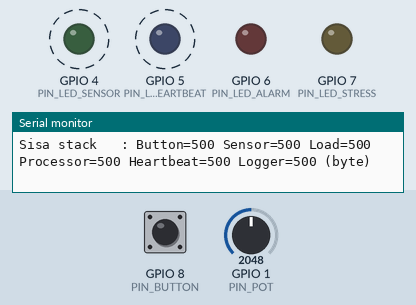
The program below on a simulated ESP32-S2. Shown: output pins drawn as LEDs (lit = HIGH), the last lines printed to the serial monitor. Dashed ring = blinking. The test bench sets the inputs (shaded band); at power-on: GPIO 1 (PIN_POT) = 2048, GPIO 8 (PIN_BUTTON) HIGH (analog values on the 0–4095 scale).

Above: at 1.27 s.
1.3 s: GPIO 1 (PIN_POT) set to 3136
4.3 s: GPIO 1 (PIN_POT) set to 3272
At 4.99 s:
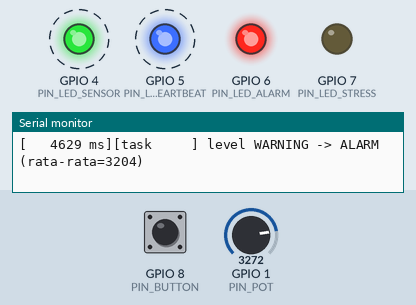
7.3 s: GPIO 8 (PIN_BUTTON) pulled LOW for 0.15 s
At 7.99 s:
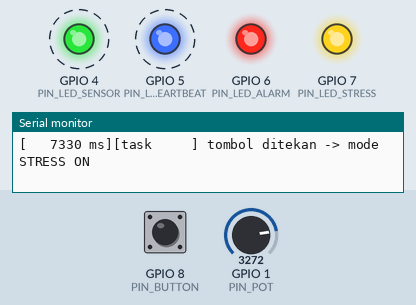
10.3 s: GPIO 1 (PIN_POT) set to 2866
At 10.99 s:
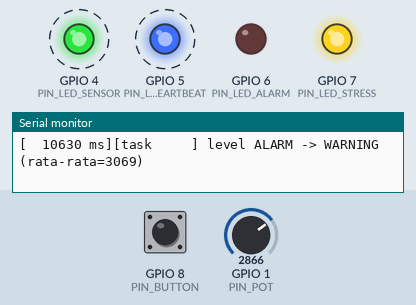
13.3 s: GPIO 8 (PIN_BUTTON) pulled LOW for 1 s
At 13.57 s:
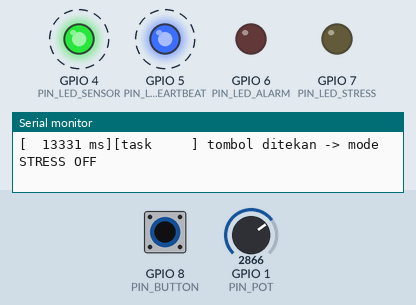
16.3 s: GPIO 8 (PIN_BUTTON) driven LOW
At 16.57 s:
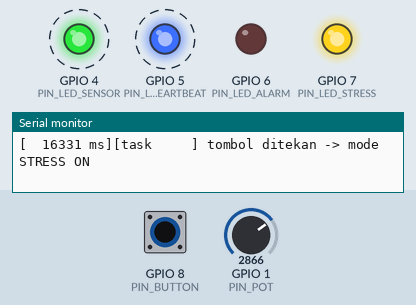
Timing chart, 0 to 20.3 s (numbered marks = the images above; inputs shaded):
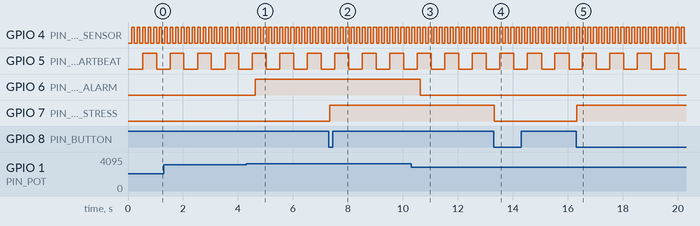

The program:

main.cpp
```cpp
#include "rtos.h"
#include "config.h"
#include "types.h"
#include "log.h"
#include "shared_state.h"
#include "rt_stats.h"
#include "sensor_task.h"
#include "processor_task.h"
#include "button_task.h"
#include "load_task.h"
#include "heartbeat_task.h"
#include "logger_task.h"

void setup() {
  // 1) Siapkan modul pendukung (membuat mutex) SEBELUM ada task yang memakainya.
  log_begin();
  state_begin();
  stats_begin();

  // 2) Buat queue penghubung Sensor -> Processor.
  QueueHandle_t queue = xQueueCreate(QUEUE_LENGTH, sizeof(Sample));
  if (queue == nullptr) {
    log_event("GAGAL membuat queue");
    return;
  }

  // 3) Buat semua task. Task yang prioritasnya lebih tinggi dari loopTask (1)
  //    langsung berjalan begitu dibuat.
  logger_register("Button",    button_start());
  logger_register("Sensor",    sensor_start(queue));
  logger_register("Load",      load_start());
  logger_register("Processor", processor_start(queue));
  logger_register("Heartbeat", heartbeat_start());
  logger_register("Logger",    logger_start(queue));

  log_raw("\n=== DEMO RTOS (FreeRTOS) - ESP32-S2 ===\n"
          "Task        Prioritas  Jadwal\n"
          "Button      5          event (interupsi tombol)\n"
          "Sensor      4          periodik 100 ms\n"
          "Load        3          aktif hanya saat STRESS\n"
          "Processor   2          event (data di queue)\n"
          "Logger      1          periodik 1000 ms\n"
          "Heartbeat   1          periodik 500 ms\n"
          "Tekan tombol = STRESS ON/OFF. Putar potensiometer = ubah level.\n\n");
}

// loop() sendiri adalah sebuah task FreeRTOS ("loopTask", prioritas 1).
// Semua pekerjaan sudah dipindah ke task di atas, jadi di sini cukup tidur.
void loop() {
  vTaskDelay(pdMS_TO_TICKS(1000));
}
```

button_task.cpp
```cpp
#include "rtos.h"
#include "config.h"
#include "log.h"
#include "shared_state.h"
#include "button_task.h"

static TaskHandle_t s_handle = nullptr;

// ISR: sesingkat mungkin. Hanya memberi notifikasi ke Button task.
static void IRAM_ATTR onButtonIsr() {
  BaseType_t woken = pdFALSE;
  vTaskNotifyGiveFromISR(s_handle, &woken);
  if (woken == pdTRUE) portYIELD_FROM_ISR();   // langsung pindah ke Button task
}

static void buttonTask(void*) {
  for (;;) {
    ulTaskNotifyTake(pdTRUE, portMAX_DELAY);        // BLOCKED sampai ISR memberi sinyal
    vTaskDelay(pdMS_TO_TICKS(30));                  // debounce
    if (digitalRead(PIN_BUTTON) == LOW) {
      bool on = !state_stress();
      state_setStress(on);
      digitalWrite(PIN_LED_STRESS, on ? HIGH : LOW);
      log_event("tombol ditekan -> mode STRESS %s", on ? "ON" : "OFF");
    }
    vTaskDelay(pdMS_TO_TICKS(150));                 // abaikan pantulan berikutnya
    ulTaskNotifyTake(pdTRUE, 0);                    // buang notifikasi yang menumpuk
  }
}

TaskHandle_t button_start() {
  pinMode(PIN_BUTTON, INPUT_PULLUP);
  pinMode(PIN_LED_STRESS, OUTPUT);
  xTaskCreate(buttonTask, "Button", STACK_DEFAULT, nullptr, PRIO_BUTTON, &s_handle);
  // Pasang interupsi SETELAH task (dan handle-nya) ada.
  attachInterrupt(digitalPinToInterrupt(PIN_BUTTON), onButtonIsr, FALLING);
  return s_handle;
}
```

button_task.h
```cpp
#pragma once
#include "rtos.h"

// Interupsi tombol -> task notification -> Button task (prioritas tertinggi).
// Pola "deferred interrupt handling": ISR hanya membangunkan task, kerja
// sebenarnya (debounce, ubah mode, log) dilakukan di task.
TaskHandle_t button_start();
```

heartbeat_task.cpp
```cpp
#include "rtos.h"
#include "config.h"
#include "rt_stats.h"
#include "heartbeat_task.h"

static void heartbeatTask(void*) {
  TickType_t lastWake = xTaskGetTickCount();
  bool ledOn = false;
  for (;;) {
    vTaskDelayUntil(&lastWake, pdMS_TO_TICKS(HEARTBEAT_PERIOD_MS));
    stats_record(STAT_HEARTBEAT_LATE, rtos_ticksToMs(xTaskGetTickCount() - lastWake));
    ledOn = !ledOn;
    digitalWrite(PIN_LED_HEARTBEAT, ledOn);
  }
}

TaskHandle_t heartbeat_start() {
  pinMode(PIN_LED_HEARTBEAT, OUTPUT);
  TaskHandle_t h = nullptr;
  xTaskCreate(heartbeatTask, "Heartbeat", STACK_DEFAULT, nullptr, PRIO_HEARTBEAT, &h);
  return h;
}
```

heartbeat_task.h
```cpp
#pragma once
#include "rtos.h"

// Task periodik paling sederhana: LED biru berkedip tiap 500 ms.
TaskHandle_t heartbeat_start();
```

load_task.cpp
```cpp
#include "rtos.h"
#include "config.h"
#include "shared_state.h"
#include "load_task.h"

static void loadTask(void*) {
  for (;;) {
    if (state_stress()) {
      uint32_t t0 = millis();
      while (millis() - t0 < LOAD_BURST_MS) { /* sibuk: tidak pernah Blocked */ }
      vTaskDelay(pdMS_TO_TICKS(LOAD_REST_MS)); // beri kesempatan task idle & lainnya
    } else {
      vTaskDelay(pdMS_TO_TICKS(50));           // mode normal: tidur, tidak memakan CPU
    }
  }
}

TaskHandle_t load_start() {
  TaskHandle_t h = nullptr;
  xTaskCreate(loadTask, "Load", STACK_DEFAULT, nullptr, PRIO_LOAD, &h);
  return h;
}
```

load_task.h
```cpp
#pragma once
#include "rtos.h"

// Beban CPU buatan. Saat mode STRESS aktif, task ini "membakar" CPU 40 ms lalu
// tidur 10 ms. Karena prioritasnya (3) di atas Processor (2), Logger (1), dan
// Heartbeat (1), ketiganya akan terlambat; Sensor (4) dan Button (5) tidak.
TaskHandle_t load_start();
```

log.cpp
```cpp
#include "rtos.h"
#include <stdarg.h>
#include <stdio.h>
#include "log.h"

static SemaphoreHandle_t s_mutex = nullptr;

void log_begin() {
  Serial.begin(115200);
  s_mutex = xSemaphoreCreateMutex();
}

// Satu mutex menjaga Serial: tanpa ini, tulisan dari beberapa task bisa
// tercampur di tengah baris.
void log_raw(const char* text) {
  xSemaphoreTake(s_mutex, portMAX_DELAY);
  for (const char* p = text; *p; ++p) {
    if (*p == '\n') Serial.write('\r');   // terminal Wokwi butuh \r\n
    Serial.write((uint8_t)*p);
  }
  xSemaphoreGive(s_mutex);
}

void log_event(const char* fmt, ...) {
  char msg[128];
  va_list ap;
  va_start(ap, fmt);
  vsnprintf(msg, sizeof(msg), fmt, ap);
  va_end(ap);

  char line[192];
  snprintf(line, sizeof(line), "[%7lu ms][%-9s] %s\n",
           (unsigned long)rtos_nowMs(), pcTaskGetName(NULL), msg);
  log_raw(line);
}
```

log.h
```cpp
#pragma once
// Modul LOG: pencetakan serial yang AMAN dipakai banyak task (dilindungi MUTEX).
void log_begin();
void log_raw(const char* text);                                  // cetak apa adanya (\n -> \r\n)
void log_event(const char* fmt, ...) __attribute__((format(printf, 1, 2)));
// log_event menambahkan prefix: [waktu ms][nama task]
```

logger_task.cpp
```cpp
#include "rtos.h"
#include <stdio.h>
#include "config.h"
#include "log.h"
#include "shared_state.h"
#include "rt_stats.h"
#include "logger_task.h"

struct Registered { const char* name; TaskHandle_t handle; };
static Registered   s_reg[8];
static int          s_regCount = 0;
static QueueHandle_t s_queue   = nullptr;

void logger_register(const char* name, TaskHandle_t handle) {
  if (s_regCount < 8) s_reg[s_regCount++] = { name, handle };
}

static void loggerTask(void*) {
  TickType_t lastWake = xTaskGetTickCount();

  for (;;) {
    vTaskDelayUntil(&lastWake, pdMS_TO_TICKS(LOGGER_PERIOD_MS));
    stats_record(STAT_LOGGER_LATE, rtos_ticksToMs(xTaskGetTickCount() - lastWake));

    SystemState st = state_snapshot();

    // Seluruh laporan disusun di satu buffer lalu dicetak SEKALI (atomik),
    // supaya log dari task lain tidak menyelip di tengah laporan.
    char buf[640];
    int n = 0;
    n += snprintf(buf + n, sizeof(buf) - n,
        "======== LAPORAN  t=%lu ms ========\n", (unsigned long)rtos_nowMs());
    n += snprintf(buf + n, sizeof(buf) - n,
        "STRESS       : %s\n", st.stress ? "ON  (Load membakar CPU)" : "OFF");
    n += snprintf(buf + n, sizeof(buf) - n,
        "Sensor       : raw=%u avg=%.0f level=%s  diproses=%lu  dibuang=%lu\n",
        (unsigned)st.lastRaw, st.average, levelName(st.level),
        (unsigned long)st.samples, (unsigned long)st.dropped);
    n += snprintf(buf + n, sizeof(buf) - n,
        "Queue        : terisi %u/%d\n",
        (unsigned)uxQueueMessagesWaiting(s_queue), QUEUE_LENGTH);
    n += snprintf(buf + n, sizeof(buf) - n,
        "Latensi maks : Sensor=%lu  Heartbeat=%lu  Logger=%lu  Pipeline=%lu (ms)\n",
        (unsigned long)stats_takeMax(STAT_SENSOR_LATE),
        (unsigned long)stats_takeMax(STAT_HEARTBEAT_LATE),
        (unsigned long)stats_takeMax(STAT_LOGGER_LATE),
        (unsigned long)stats_takeMax(STAT_PIPELINE_LATENCY));
    n += snprintf(buf + n, sizeof(buf) - n, "Sisa stack   :");
    for (int i = 0; i < s_regCount; i++) {
      n += snprintf(buf + n, sizeof(buf) - n, " %s=%u", s_reg[i].name,
                    (unsigned)uxTaskGetStackHighWaterMark(s_reg[i].handle));
    }
    n += snprintf(buf + n, sizeof(buf) - n, " (byte)\n");

    log_raw(buf);
  }
}

TaskHandle_t logger_start(QueueHandle_t queue) {
  s_queue = queue;
  TaskHandle_t h = nullptr;
  xTaskCreate(loggerTask, "Logger", STACK_LOGGER, nullptr, PRIO_LOGGER, &h);
  return h;
}
```

logger_task.h
```cpp
#pragma once
#include "rtos.h"

// Task PELAPOR: tiap 1 detik mencetak ringkasan sistem (data, queue, latensi,
// sisa stack). Task lain didaftarkan lewat logger_register() agar stack-nya
// bisa dipantau.
void         logger_register(const char* name, TaskHandle_t handle);
TaskHandle_t logger_start(QueueHandle_t queue);
```

processor_task.cpp
```cpp
#include "rtos.h"
#include "config.h"
#include "types.h"
#include "log.h"
#include "shared_state.h"
#include "rt_stats.h"
#include "processor_task.h"

static QueueHandle_t s_queue = nullptr;

// Level dengan histeresis supaya tidak "bolak-balik" di sekitar ambang.
static Level classify(float avg, Level prev) {
  float warnOn  = THRESH_WARNING;
  float alarmOn = THRESH_ALARM;
  if (prev >= LEVEL_WARNING) warnOn  -= HYSTERESIS;
  if (prev == LEVEL_ALARM)   alarmOn -= HYSTERESIS;
  if (avg >= alarmOn) return LEVEL_ALARM;
  if (avg >= warnOn)  return LEVEL_WARNING;
  return LEVEL_NORMAL;
}

static void processorTask(void*) {
  uint16_t window[MOVING_AVG_WINDOW] = {0};
  int      idx = 0, filled = 0;
  uint32_t sum = 0;
  Level    prev = LEVEL_NORMAL;
  Sample   s;

  for (;;) {
    // BLOCKED sampai ada data: tidak memakai CPU selama menunggu.
    if (xQueueReceive(s_queue, &s, portMAX_DELAY) != pdTRUE) continue;

    // Berapa lama sampel ini menunggu sejak dibuat Sensor sampai diolah?
    stats_record(STAT_PIPELINE_LATENCY, rtos_nowMs() - s.tickMs);

    sum -= window[idx];
    window[idx] = s.raw;
    sum += s.raw;
    idx = (idx + 1) % MOVING_AVG_WINDOW;
    if (filled < MOVING_AVG_WINDOW) filled++;
    float avg = (float)sum / (float)filled;

    Level level = classify(avg, prev);
    digitalWrite(PIN_LED_ALARM, level == LEVEL_ALARM ? HIGH : LOW);
    state_update(s.raw, avg, level);

    if (level != prev) {
      log_event("level %s -> %s (rata-rata=%.0f)", levelName(prev), levelName(level), avg);
      prev = level;
    }
  }
}

TaskHandle_t processor_start(QueueHandle_t queue) {
  s_queue = queue;
  pinMode(PIN_LED_ALARM, OUTPUT);
  TaskHandle_t h = nullptr;
  xTaskCreate(processorTask, "Processor", STACK_DEFAULT, nullptr, PRIO_PROCESSOR, &h);
  return h;
}
```

processor_task.h
```cpp
#pragma once
#include "rtos.h"

// Task KONSUMEN: tidur (Blocked) sampai ada data di queue, lalu olah:
// rata-rata bergerak -> tentukan level -> perbarui data bersama & LED alarm.
TaskHandle_t processor_start(QueueHandle_t queue);
```

rt_stats.cpp
```cpp
#include "rtos.h"
#include "rt_stats.h"

static SemaphoreHandle_t s_mutex = nullptr;
static uint32_t s_max[STAT_COUNT];

void stats_begin() {
  s_mutex = xSemaphoreCreateMutex();
  for (int i = 0; i < STAT_COUNT; i++) s_max[i] = 0;
}

void stats_record(StatId id, uint32_t valueMs) {
  xSemaphoreTake(s_mutex, portMAX_DELAY);
  if (valueMs > s_max[id]) s_max[id] = valueMs;
  xSemaphoreGive(s_mutex);
}

uint32_t stats_takeMax(StatId id) {
  xSemaphoreTake(s_mutex, portMAX_DELAY);
  uint32_t v = s_max[id];
  s_max[id] = 0;
  xSemaphoreGive(s_mutex);
  return v;
}
```

rt_stats.h
```cpp
#pragma once
#include <stdint.h>

// Modul STATISTIK WAKTU: mencatat keterlambatan terbesar (ms) tiap pengukuran
// sejak laporan terakhir. Inilah "alat ukur" untuk melihat efek prioritas.
enum StatId {
  STAT_SENSOR_LATE,      // Sensor bangun terlambat berapa ms dari jadwal
  STAT_HEARTBEAT_LATE,   // idem untuk Heartbeat
  STAT_LOGGER_LATE,      // idem untuk Logger
  STAT_PIPELINE_LATENCY, // lama sampel menunggu di queue sebelum diolah Processor
  STAT_COUNT
};

void     stats_begin();
void     stats_record(StatId id, uint32_t valueMs);
uint32_t stats_takeMax(StatId id);   // ambil nilai maksimum lalu reset
```

rtos.h
```cpp
#pragma once
// Header gabungan: Arduino + FreeRTOS + beberapa helper waktu.
#include <Arduino.h>
#include <freertos/FreeRTOS.h>
#include <freertos/task.h>
#include <freertos/queue.h>
#include <freertos/semphr.h>

#ifndef portTICK_PERIOD_MS
#define portTICK_PERIOD_MS (1000 / configTICK_RATE_HZ)
#endif

// Waktu sekarang dalam ms, berdasarkan tick RTOS (1 tick = 1 ms pada ESP32).
static inline uint32_t rtos_nowMs() { return (uint32_t)xTaskGetTickCount() * portTICK_PERIOD_MS; }
// Selisih tick -> ms.
static inline uint32_t rtos_ticksToMs(TickType_t t) { return (uint32_t)t * portTICK_PERIOD_MS; }
```

sensor_task.cpp
```cpp
#include "rtos.h"
#include "config.h"
#include "types.h"
#include "log.h"
#include "shared_state.h"
#include "rt_stats.h"
#include "sensor_task.h"

static QueueHandle_t s_queue = nullptr;

static uint16_t readSensor(uint32_t n) {
#if USE_POTENTIOMETER
  (void)n;
  return (uint16_t)analogRead(PIN_POT);          // 0..4095
#else
  uint32_t p = n % 200;                          // segitiga, periode 20 detik
  uint32_t v = (p < 100 ? p : 200 - p) * 41;
  return (uint16_t)(v > 4095 ? 4095 : v);
#endif
}

static void sensorTask(void*) {
  TickType_t lastWake = xTaskGetTickCount();
  bool ledOn = false;
  uint32_t n = 0;

  for (;;) {
    // Tidur sampai jadwal berikutnya. vTaskDelayUntil (bukan vTaskDelay) menjaga
    // periode tetap 100 ms walaupun isi loop memakan waktu.
    vTaskDelayUntil(&lastWake, pdMS_TO_TICKS(SENSOR_PERIOD_MS));

    // Setelah vTaskDelayUntil, lastWake = waktu JADWAL bangun. Selisihnya dengan
    // waktu sekarang = keterlambatan task ini (latensi penjadwalan).
    stats_record(STAT_SENSOR_LATE, rtos_ticksToMs(xTaskGetTickCount() - lastWake));

    Sample s = { rtos_nowMs(), readSensor(n++) };
    if (xQueueSend(s_queue, &s, 0) != pdTRUE) {   // timeout 0: jangan menunggu
      state_countDropped();                        // queue penuh -> sampel terbuang
    }

    ledOn = !ledOn;
    digitalWrite(PIN_LED_SENSOR, ledOn);
  }
}

TaskHandle_t sensor_start(QueueHandle_t queue) {
  s_queue = queue;
  pinMode(PIN_LED_SENSOR, OUTPUT);
#if USE_POTENTIOMETER
  pinMode(PIN_POT, INPUT);
  analogReadResolution(12);   // <-- BARIS BARU: paksa ADC 12-bit (0..4095)
#endif
  TaskHandle_t h = nullptr;
  xTaskCreate(sensorTask, "Sensor", STACK_DEFAULT, nullptr, PRIO_SENSOR, &h);
  return h;
}
```

sensor_task.h
```cpp
#pragma once
#include "rtos.h"

// Task PRODUSEN: periodik 100 ms (vTaskDelayUntil), mengirim Sample ke queue.
TaskHandle_t sensor_start(QueueHandle_t queue);
```

shared_state.cpp
```cpp
#include "rtos.h"
#include "shared_state.h"

static SemaphoreHandle_t s_mutex = nullptr;
static SystemState s_state = {0, 0.0f, LEVEL_NORMAL, 0, 0, false};

void state_begin() { s_mutex = xSemaphoreCreateMutex(); }

void state_update(uint16_t raw, float avg, Level level) {
  xSemaphoreTake(s_mutex, portMAX_DELAY);
  s_state.lastRaw = raw;
  s_state.average = avg;
  s_state.level   = level;
  s_state.samples++;
  xSemaphoreGive(s_mutex);
}

void state_countDropped() {
  xSemaphoreTake(s_mutex, portMAX_DELAY);
  s_state.dropped++;
  xSemaphoreGive(s_mutex);
}

void state_setStress(bool on) {
  xSemaphoreTake(s_mutex, portMAX_DELAY);
  s_state.stress = on;
  xSemaphoreGive(s_mutex);
}

bool state_stress() {
  xSemaphoreTake(s_mutex, portMAX_DELAY);
  bool v = s_state.stress;
  xSemaphoreGive(s_mutex);
  return v;
}

SystemState state_snapshot() {
  xSemaphoreTake(s_mutex, portMAX_DELAY);
  SystemState copy = s_state;   // salin utuh saat dikunci
  xSemaphoreGive(s_mutex);
  return copy;
}
```

shared_state.h
```cpp
#pragma once
#include "types.h"

// Modul DATA BERSAMA: dibaca/ditulis banyak task, dilindungi MUTEX di dalam modul.
struct SystemState {
  uint16_t lastRaw;
  float    average;
  Level    level;
  uint32_t samples;   // jumlah sampel yang sudah diproses
  uint32_t dropped;   // sampel terbuang karena queue penuh
  bool     stress;    // mode beban CPU
};

void        state_begin();
void        state_update(uint16_t raw, float avg, Level level);  // dipanggil Processor
void        state_countDropped();                                  // dipanggil Sensor
void        state_setStress(bool on);                              // dipanggil Button
bool        state_stress();                                        // dipanggil Load
SystemState state_snapshot();                                      // dipanggil Logger
```

types.h
```cpp
#pragma once
#include <stdint.h>

// Satu pembacaan sensor yang dikirim lewat queue.
struct Sample {
  uint32_t tickMs;   // waktu pengambilan sampel (ms sejak boot)
  uint16_t raw;      // nilai ADC 0..4095
};

enum Level : uint8_t { LEVEL_NORMAL = 0, LEVEL_WARNING = 1, LEVEL_ALARM = 2 };

static inline const char* levelName(Level l) {
  switch (l) {
    case LEVEL_NORMAL:  return "NORMAL";
    case LEVEL_WARNING: return "WARNING";
    default:            return "ALARM";
  }
}
```

Source omitted: config.h (2347 bytes)

Measured:
- the behaviour switches between 3199 and 3200 on GPIO 1 (PIN_POT) (found by bisection; images 0 and 1)
- after the input at 4.3 s, GPIO 6 (PIN_LED_ALARM): LOW → HIGH after 0.33 s
- after the input at 7.3 s, GPIO 7 (PIN_LED_STRESS): LOW → HIGH at once
- after the input at 10.3 s, GPIO 6 (PIN_LED_ALARM): HIGH → LOW after 0.33 s
- after the input at 13.3 s, GPIO 7 (PIN_LED_STRESS): HIGH → LOW at once
- after the input at 16.3 s, GPIO 7 (PIN_LED_STRESS): LOW → HIGH at once
- by itself, GPIO 4 (PIN_LED_SENSOR): alternates HIGH for 0.10 s and LOW for 0.10 s
- by itself, GPIO 5 (PIN_LED_HEARTBEAT): alternates HIGH for 0.50 s and LOW for 0.50 s
